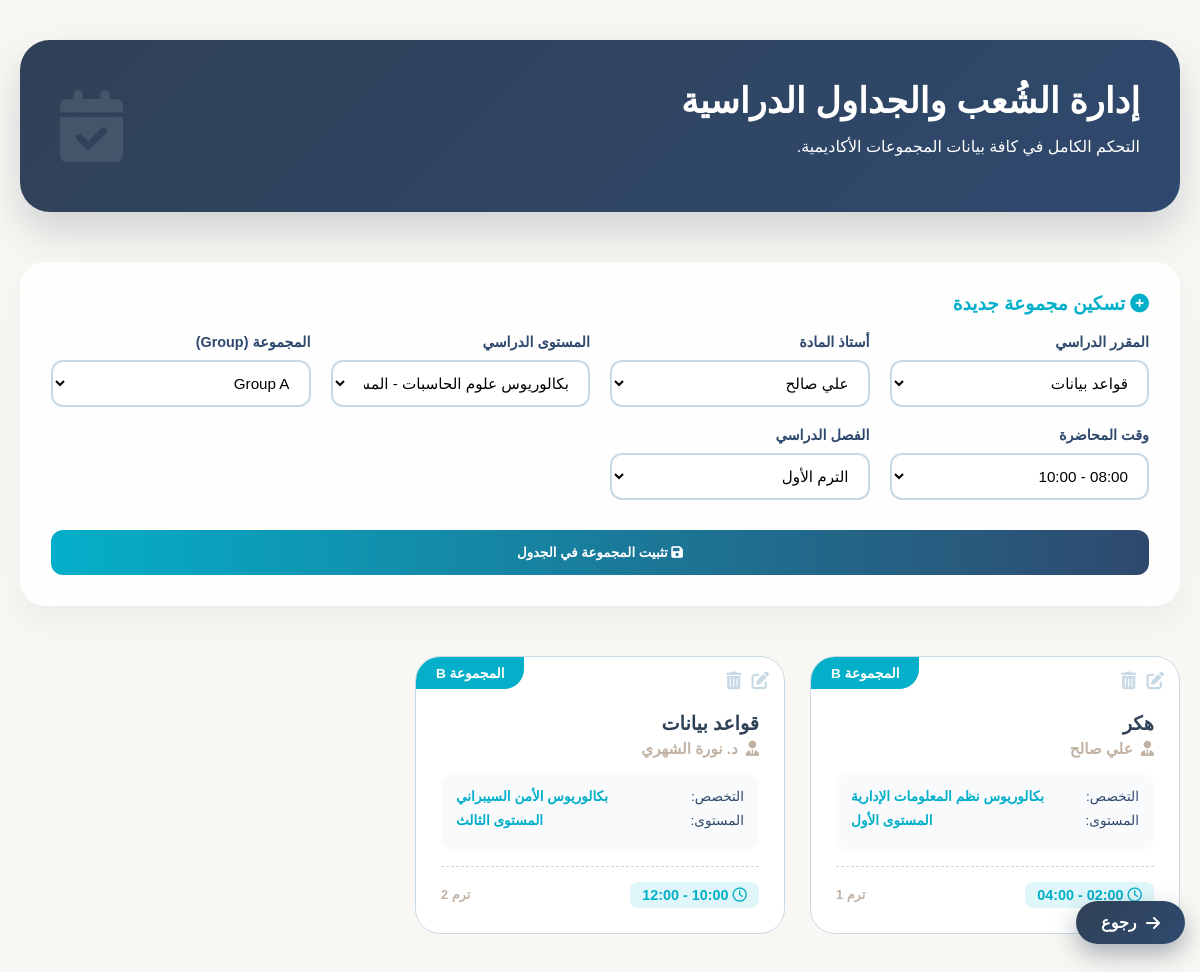
Screenshot of /sections.php with the database file from the repository.
### tables this page shows
CREATE TABLE `sections` (
  `section_id` int(11) NOT NULL,
  `course_id` int(11) DEFAULT NULL,
  `instructor_id` int(11) DEFAULT NULL,
  `semester` int(11) DEFAULT NULL,
  `year` year(4) DEFAULT NULL,
  `lecture_time` time DEFAULT NULL,
  `level_id` int(11) DEFAULT NULL,
  `group_name` enum('A','B','C','D') DEFAULT 'A',
  `section_number` varchar(10) DEFAULT NULL,
  `day_of_week` enum('Sun','Mon','Tue','Wed','Thu') DEFAULT NULL,
  `start_time` time DEFAULT NULL,
  `end_time` time DEFAULT NULL,
  `room_number` varchar(20) DEFAULT NULL,
  `max_capacity` int(11) DEFAULT 50,
  `current_enrollment` int(11) DEFAULT 0
);

CREATE TABLE `courses` (
  `course_id` int(11) NOT NULL,
  `course_code` varchar(50) DEFAULT NULL,
  `name` varchar(255) NOT NULL,
  `program_id` int(11) DEFAULT NULL,
  `level_id` int(11) DEFAULT NULL,
  `credit_hours` int(11) NOT NULL DEFAULT 3,
  `has_practical` enum('نعم','لا') DEFAULT 'لا'
);

CREATE TABLE `instructors` (
  `instructor_id` int(11) NOT NULL,
  `user_id` int(11) DEFAULT NULL,
  `name` varchar(255) NOT NULL,
  `email` varchar(150) DEFAULT NULL,
  `phone` varchar(20) DEFAULT NULL,
  `qualification` varchar(100) DEFAULT NULL,
  `specialization` varchar(150) DEFAULT NULL,
  `academic_rank` enum('محاضر','أستاذ مساعد','أستاذ مشارك','أستاذ') DEFAULT 'محاضر',
  `hire_date` date DEFAULT NULL,
  `contract_type` enum('دائم','جزئي','ساعات') DEFAULT NULL,
  `office_number` varchar(20) DEFAULT NULL,
  `status` enum('active','on_leave','resigned') DEFAULT 'active',
  `dept_id` int(11) DEFAULT NULL
);

CREATE TABLE `programs` (
  `program_id` int(11) NOT NULL,
  `name` varchar(100) NOT NULL,
  `dept_id` int(11) DEFAULT NULL
);

CREATE TABLE `levels` (
  `level_id` int(11) NOT NULL,
  `program_id` int(11) DEFAULT NULL,
  `level_name` varchar(50) DEFAULT NULL
);

### sections.php (the view, shortened to what this page needs)
<?php
$host = 'localhost'; $db = 'academic_management_system'; $user = 'root'; $pass = ''; $charset = 'utf8mb4';
$dsn = "mysql:host=$host;dbname=$db;charset=$charset";
$options = [PDO::ATTR_ERRMODE => PDO::ERRMODE_EXCEPTION, PDO::ATTR_DEFAULT_FETCH_MODE => PDO::FETCH_ASSOC];
try { $pdo = new PDO($dsn, $user, $pass, $options); } catch (\PDOException $e) { die("خطأ: " . $e->getMessage()); }
$courses = $pdo->query("SELECT * FROM courses")->fetchAll();
$instructors = $pdo->query("SELECT * FROM instructors")->fetchAll();
$levels = $pdo->query("SELECT l.*, p.name as p_name FROM levels l JOIN programs p ON l.program_id=p.program_id")->fetchAll();
$sections = $pdo->query("SELECT s.*, c.name as c_name, i.name as i_name, l.level_name, p.name as p_name FROM sections s
                         JOIN courses c ON s.course_id=c.course_id JOIN instructors i ON s.instructor_id=i.instructor_id
                         JOIN levels l ON s.level_id=l.level_id JOIN programs p ON l.program_id=p.program_id ORDER BY s.section_id DESC")->fetchAll();
$university_times = ["08:00:00" => "08:00 - 10:00", "10:00:00" => "10:00 - 12:00", "12:00:00" => "12:00 - 02:00", "14:00:00" => "02:00 - 04:00"];
?>
<!DOCTYPE html>
<html lang="ar" dir="rtl">
<head>
    <link rel="stylesheet" href="https://cdnjs.cloudflare.com/ajax/libs/font-awesome/6.4.0/css/all.min.css">
</head>
<body>
<div class="main-wrapper">
    <div class="premium-header">
        <h1>إدارة الشُعب والجداول الدراسية</h1>
        <p>التحكم الكامل في كافة بيانات المجموعات الأكاديمية.</p>
        <i class="fas fa-calendar-check"></i>
    </div>
    <div class="glass-card">
        <h3 style="margin-top:0; color:var(--accent)"><i class="fas fa-plus-circle"></i> تسكين مجموعة جديدة</h3>
        <form method="POST" class="form-grid">
            <div class="input-box"><label>المقرر الدراسي</label>
                <select name="course_id" required>
                    <?php foreach($courses as $c): ?><option value="<?= $c['course_id'] ?>"><?= htmlspecialchars($c['name']) ?></option><?php endforeach; ?>
                </select>
            </div>
            <div class="input-box"><label>أستاذ المادة</label>
                <select name="instructor_id" required>
                    <?php foreach($instructors as $i): ?><option value="<?= $i['instructor_id'] ?>"><?= htmlspecialchars($i['name']) ?></option><?php endforeach; ?>
                </select>
            </div>
            <div class="input-box"><label>المستوى الدراسي</label>
                <select name="level_id" required>
                    <?php foreach($levels as $l): ?><option value="<?= $l['level_id'] ?>"><?= $l['p_name'] ?> - <?= $l['level_name'] ?></option><?php endforeach; ?>
                </select>
            </div>
            <div class="input-box"><label>المجموعة (Group)</label>
                <select name="group_name">
                    <option value="A">Group A</option><option value="B">Group B</option>
                </select>
            </div>
            <div class="input-box"><label>وقت المحاضرة</label>
                <select name="lecture_time" required>
                    <?php foreach($university_times as $val => $label): ?><option value="<?= $val ?>"><?= $label ?></option><?php endforeach; ?>
                </select>
            </div>
            <div class="input-box"><label>الفصل الدراسي</label>
                <select name="semester"><option value="1">الترم الأول</option><option value="2">الترم الثاني</option></select>
            </div>
            <button type="submit" name="save_section" class="btn-grad"><i class="fas fa-save"></i> تثبيت المجموعة في الجدول</button>
        </form>
    </div>
    <div class="content-grid">
        <?php foreach($sections as $s): ?>
            <div class="vip-card">
                <div class="card-badge">المجموعة <?= $s['group_name'] ?></div>
                <div class="card-actions">
                    <i class="fas fa-pen-to-square action-icon edit-icon" onclick='openEdit(<?= json_encode($s) ?>)'></i>
                    <i class="fas fa-trash-can action-icon delete-icon" onclick="confirmDel(<?= $s['section_id'] ?>)"></i>
                </div>
                <div class="course-name"><?= htmlspecialchars($s['c_name']) ?></div>
                <div class="instructor-name"><i class="fas fa-user-tie"></i> <?= htmlspecialchars($s['i_name'] ?? 'لم يحدد') ?></div>
                <div class="card-details">
                    <div class="detail-item"><span>التخصص:</span> <b><?= $s['p_name'] ?></b></div>
                    <div class="detail-item"><span>المستوى:</span> <b><?= $s['level_name'] ?></b></div>
                </div>
                <div class="time-footer">
                    <div class="time-box"><i class="far fa-clock"></i> <?= $university_times[$s['lecture_time']] ?? $s['lecture_time'] ?></div>
                    <span style="font-size: 0.8em; color: var(--gold); font-weight: bold;">ترم <?= $s['semester'] ?></span>
                </div>
            </div>
        <?php endforeach; ?>
    </div>
</div>
<a href="admin_dashboard.php" class="floating-back-btn"><i class="fas fa-arrow-right"></i><span>رجوع</span></a>
</body>
</html>

### sections.php (style rules this page uses)
:root { --primary: #2F4156; --accent: #04AFC9; --navy: #2F496E; --bg: #F8F7F3; --soft: #C8D9E6; --white: #FFFFFF; --gold: #C2B2A3; --glass: rgba(255, 255, 255, 0.85); }
body { font-family: 'Cairo', sans-serif; background: var(--bg); margin: 0; padding: 0; }
.main-wrapper { padding: 40px 20px; max-width: 1300px; margin: 0 auto; }
.premium-header { background: linear-gradient(135deg, var(--primary) 0%, var(--navy) 100%); padding: 40px; border-radius: 30px; color: white; position: relative; margin-bottom: 50px; box-shadow: 0 20px 40px rgba(47, 65, 86, 0.2); }
.premium-header h1 { font-size: 2.2em; margin: 0; }
.premium-header i { position: absolute; left: 40px; top: 50%; transform: translateY(-50%); font-size: 4.5em; opacity: 0.1; }
.glass-card { background: var(--glass); backdrop-filter: blur(15px); border: 1px solid rgba(255,255,255,0.4); border-radius: 25px; padding: 30px; box-shadow: 0 15px 35px rgba(0,0,0,0.05); margin-bottom: 50px; }
.form-grid { display: grid; grid-template-columns: repeat(auto-fit, minmax(220px, 1fr)); gap: 20px; align-items: end; }
.input-box label { display: block; margin-bottom: 10px; font-weight: 700; color: var(--navy); font-size: 0.9em; }
.input-box select, .input-box input { width: 100%; padding: 12px 15px; border: 2px solid var(--soft); border-radius: 12px; transition: all 0.3s; background: white; font-size: 0.95em; box-sizing: border-box; }
.btn-grad { background: linear-gradient(to right, var(--accent) 0%, var(--navy) 100%); color: white; border: none; padding: 15px 30px; border-radius: 12px; cursor: pointer; font-weight: bold; width: 100%; grid-column: 1 / -1; margin-top: 10px; transition: 0.4s; }
.content-grid { display: grid; grid-template-columns: repeat(auto-fill, minmax(320px, 1fr)); gap: 25px; }
.vip-card { background: var(--white); border-radius: 25px; padding: 25px; border: 1px solid var(--soft); position: relative; transition: 0.4s; overflow: hidden; }
.card-badge { position: absolute; top: 0; left: 0; background: var(--accent); color: white; padding: 8px 20px; border-bottom-right-radius: 20px; font-size: 0.85em; font-weight: bold; }
.card-actions { position: absolute; top: 15px; right: 15px; display: flex; gap: 10px; }
.action-icon { color: var(--soft); cursor: pointer; transition: 0.3s; font-size: 1.1em; }
.course-name { font-size: 1.2em; font-weight: 800; color: var(--primary); margin: 20px 0 5px 0; padding-top: 10px; }
.instructor-name { color: var(--gold); font-weight: 600; font-size: 0.95em; margin-bottom: 15px; display: flex; align-items: center; gap: 8px; }
.card-details { background: #F9FAFB; border-radius: 15px; padding: 15px; margin-top: 10px; }
.detail-item { display: flex; justify-content: space-between; font-size: 0.85em; margin-bottom: 8px; color: var(--navy); }
.detail-item b { color: var(--accent); }
.time-footer { margin-top: 15px; padding-top: 15px; border-top: 1px dashed var(--soft); display: flex; justify-content: space-between; align-items: center; }
.time-box { background: #e0f7fa; color: var(--accent); padding: 5px 12px; border-radius: 8px; font-weight: bold; font-size: 0.9em; }
.floating-back-btn { position: fixed; bottom: 30px; right: 15px; background: linear-gradient(135deg, #2F4156 0%, #2F496E 100%); color: #ffffff !important; padding: 12px 25px; border-radius: 50px; text-decoration: none; display: flex; align-items: center; gap: 10px; font-weight: 700; box-shadow: 0 10px 25px rgba(47, 65, 86, 0.4); z-index: 9999; }

### rows the page displays
sections: group_name "B", course.name "هكر", instructor.name "علي صالح", programs.name "بكالوريوس نظم المعلومات الإدارية", level.level_name "المستوى الأول", lecture_time "02:00 - 04:00", semester "1"
sections: group_name "B", course.name "قواعد بيانات", instructor.name "د. نورة الشهري", programs.name "بكالوريوس الأمن السيبراني", level.level_name "المستوى الثالث", lecture_time "10:00 - 12:00", semester "2"

### other values shown
form field course_id "قواعد بيانات"
form field instructor_id "علي صالح"
form field level_id "بكالوريوس علوم الحاسبات - المستوى الأول"
form field lecture_time "08:00 - 10:00"
